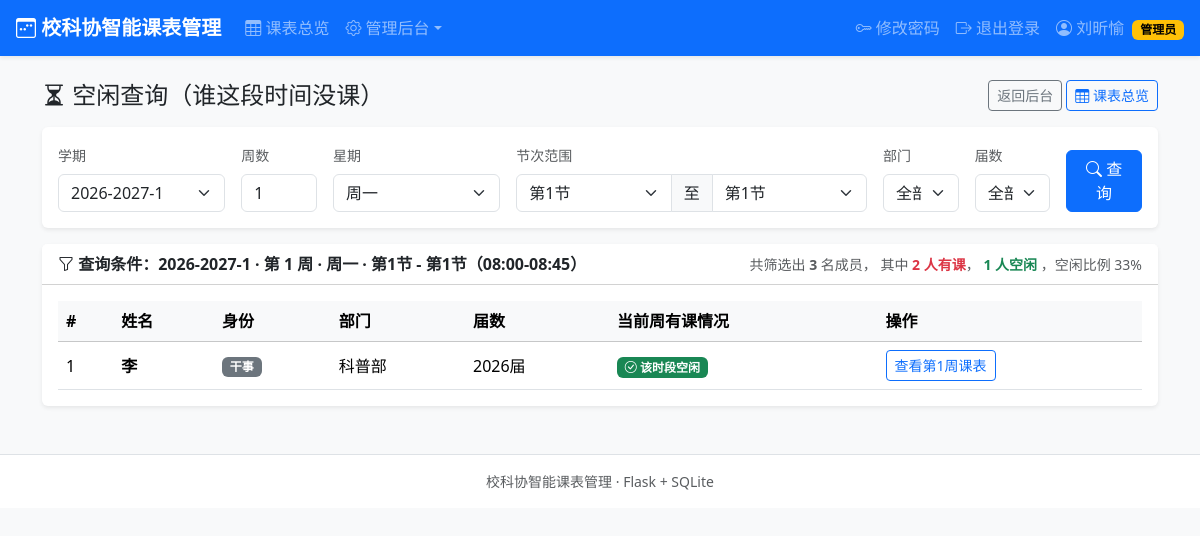
/admin/free (signed in), run on an earlier commit of the app's database.
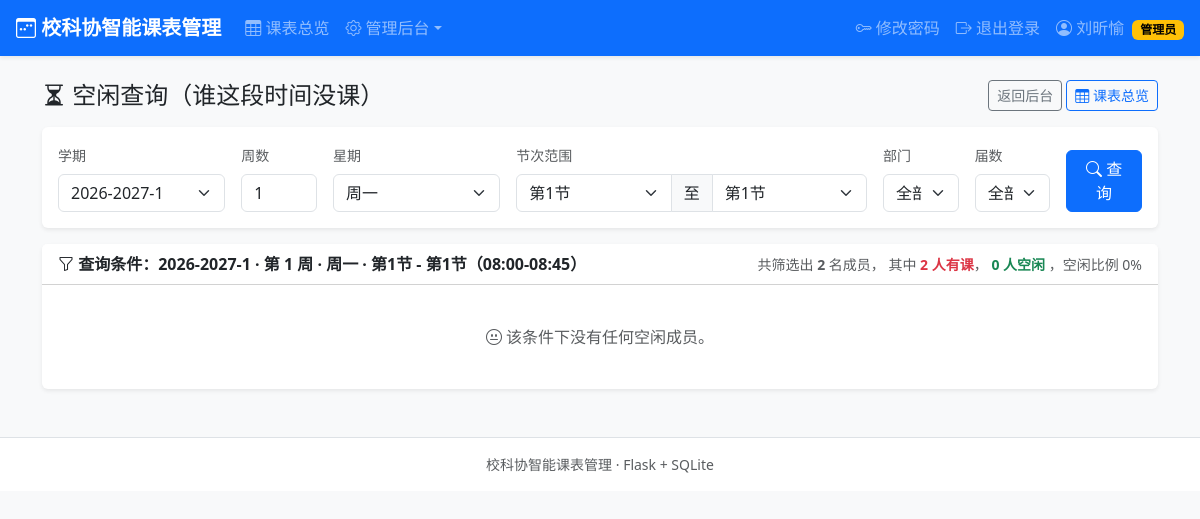
And on a later commit of the database.
### tables this page shows
CREATE TABLE users (
        id            INTEGER PRIMARY KEY AUTOINCREMENT,
        student_id    TEXT NOT NULL UNIQUE,
        password_hash TEXT NOT NULL,
        name          TEXT NOT NULL,
        identity      TEXT NOT NULL,               -- 主席/部长/干事
        department    TEXT,                        -- 主席可以为空
        cohort        INTEGER NOT NULL,            -- 届数，如 2026
        role          TEXT NOT NULL DEFAULT 'member',  -- admin/member
        created_at    TEXT NOT NULL
    );

### app.py (the view, shortened to what this page needs)
@app.route("/admin/free", methods=["GET"])
@admin_required
def admin_free():
    semester = resolve_semester(request.args.get("semester_id", type=int))
    week = request.args.get("week", type=int) or current_week(semester)
    day = request.args.get("day", type=int) or 1
    dep_filter = request.args.get("department", "all")
    cohort_filter = request.args.get("cohort", type=int) or 0
    result = None
    query_meta = None
    if semester:
        if week < 1:
            week = 1
        week = min(week, semester["total_weeks"])
        where = "1=1"
        args = []
        if dep_filter != "all":
            if dep_filter == "无部门":
                where += " AND department IS NULL"
            else:
                where += " AND department=?"
                args.append(dep_filter)
        if cohort_filter:
            where += " AND cohort=?"
            args.append(cohort_filter)
        users = query(f"SELECT * FROM users WHERE {where} ORDER BY department IS NULL, department, cohort DESC, name", args)
        busy = set()
        if day <= 5:
            s_period = request.args.get("start_period", type=int) or 1
            e_period = request.args.get("end_period", type=int) or s_period
            s_period = max(1, min(12, s_period))
            e_period = max(s_period, min(12, e_period))
            for u in users:
                rows = query("SELECT * FROM courses WHERE user_id=? AND semester_id=? AND day=? AND start_period IS NOT NULL",
                             (u["id"], semester["id"], day))
                for c in rows:
                    if (course_in_week(c, week)
                            and c["start_period"] <= e_period and c["end_period"] >= s_period):
                        busy.add(u["id"])
                        break
            query_meta = f"{WEEK_NAMES[day]} · 第{s_period}节 - 第{e_period}节" + (
                f"（{PERIOD_TIMES[s_period][0]}-{PERIOD_TIMES[e_period][1]}）" if s_period == e_period else "")
            time_args = dict(start_period=s_period, end_period=e_period)
        free_users = [u for u in users if u["id"] not in busy]
        result = dict(free=free_users, busy=busy, total=len(users))
    else:
        time_args = {}
    semesters = query("SELECT * FROM semesters ORDER BY id DESC")
    all_cohorts = [r["cohort"] for r in query("SELECT DISTINCT cohort FROM users ORDER BY cohort DESC")]
    return render_template(
        "admin/free.html",
        semesters=semesters, semester=semester, week=week,
        day=day, dep_filter=dep_filter, cohort_filter=cohort_filter,
        result=result, query_meta=query_meta,
        departments=DEPARTMENTS + ["无部门"],
        all_cohorts=all_cohorts,
        WEEK_NAMES=WEEK_NAMES, WEEKEND_SLOTS=WEEKEND_SLOTS,
        PERIOD_TIMES=PERIOD_TIMES,
        time_args=time_args,
    )

### app.py (called while the page is built)
def get_db():
    if "db" not in g:
        conn = sqlite3.connect(DB_PATH)
        conn.row_factory = sqlite3.Row
        conn.execute("PRAGMA foreign_keys = ON")
        g.db = conn
    return g.db

def query(sql, args=()):
    return get_db().execute(sql, args).fetchall()

def query_one(sql, args=()):
    return get_db().execute(sql, args).fetchone()

def login_required(view):
    @wraps(view)
    def wrapped(*args, **kwargs):
        if session.get("user_id") is None:
            flash("请先登录", "warning")
            return redirect(url_for("login", next=request.full_path if request.query_string else url_for("index")))
        return view(*args, **kwargs)
    return wrapped

def admin_required(view):
    @wraps(view)
    @login_required
    def wrapped(*args, **kwargs):
        user = get_current_user()
        if user is None or user["role"] != "admin":
            flash("需要管理员权限", "danger")
            return redirect(url_for("index"))
        return view(*args, **kwargs)
    return wrapped

def get_current_user():
    uid = session.get("user_id")
    if uid is None:
        return None
    return query_one("SELECT * FROM users WHERE id = ?", (uid,))

### templates/admin/free.html (shortened to what the changed rows need)
{% extends "base.html" %}
{% block content %}
{% if not semester %}
<div class="alert alert-warning"><i class="bi bi-exclamation-triangle"></i> 请先在“学期管理”中创建并激活学期。</div>
{% elif result is none %}
<div class="card shadow-sm"><div class="card-body text-center text-muted py-5">
  <i class="bi bi-search" style="font-size:2.5rem"></i>
</div></div>
{% else %}
<div class="card shadow-sm">
  <div class="card-header bg-white d-flex flex-wrap align-items-center gap-2">
    <strong><i class="bi bi-funnel"></i> 查询条件：{{ semester.name }} · 第 {{ week }} 周 · {{ query_meta }}</strong>
    <span class="ms-auto text-muted small">
      共筛选出 <strong>{{ result.total }}</strong> 名成员，
      其中<strong class="text-danger"> {{ result.busy|length }} 人有课</strong>，
      <strong class="text-success">{{ result.free|length }} 人空闲</strong>
      {% if result.total and result.busy|length %}
      ，空闲比例 {{ (result.free|length * 100 // result.total) }}%
      {% endif %}
    </span>
  </div>
  <div class="card-body">
    {% if result.free %}
    <div class="table-responsive">
      <table class="table table-hover align-middle mb-0">
        <thead class="table-light">
          <tr><th>#</th><th>姓名</th><th>身份</th><th>部门</th><th>届数</th><th>当前周有课情况</th><th>操作</th></tr>
        </thead>
        <tbody>
          {% for u in result.free %}
          <tr>
            <td>{{ loop.index }}</td>
            <td class="fw-bold">{{ u.name }}</td>
            <td>
              {% if u.identity == '主席' %}<span class="badge text-bg-warning">主席</span>
              {% elif u.identity == '部长' %}<span class="badge text-bg-info">部长</span>
              {% elif u.identity == '副部长' %}<span class="badge text-bg-primary">副部长</span>
              {% else %}<span class="badge text-bg-secondary">干事</span>{% endif %}
            </td>
            <td>{{ u.department or '—' }}</td>
            <td>{{ u.cohort }}届</td>
            <td><span class="badge text-bg-success"><i class="bi bi-check-circle"></i> 该时段空闲</span></td>
            <td>
              <a class="btn btn-sm btn-outline-primary" target="_blank"
                 href="{{ url_for('schedule', semester_id=semester.id, week=week, user=u.id) }}">
                查看第{{ week }}周课表
              </a>
            </td>
          </tr>
          {% endfor %}
        </tbody>
      </table>
    </div>
    {% else %}
    <div class="text-center text-muted py-4"><i class="bi bi-emoji-neutral"></i> 该条件下没有任何空闲成员。</div>
    {% endif %}
  </div>
</div>
{% endif %}
{% endblock %}

What changed in the data, as far as the page shows it:
removed users: name "李", identity "干事", department "科普部", cohort "2026", week "1"
Also different on the page:
{{ result.total }}: "3" → "2"
{{ result.free|length }}: "1" → "0"
{{ (result.free|length * 100 // result.total) }}: "33" → "0"
text no longer shown: "# 姓名 身份 部门 届数 当前周有课情况 操作"
text now shown: "该条件下没有任何空闲成员。"
